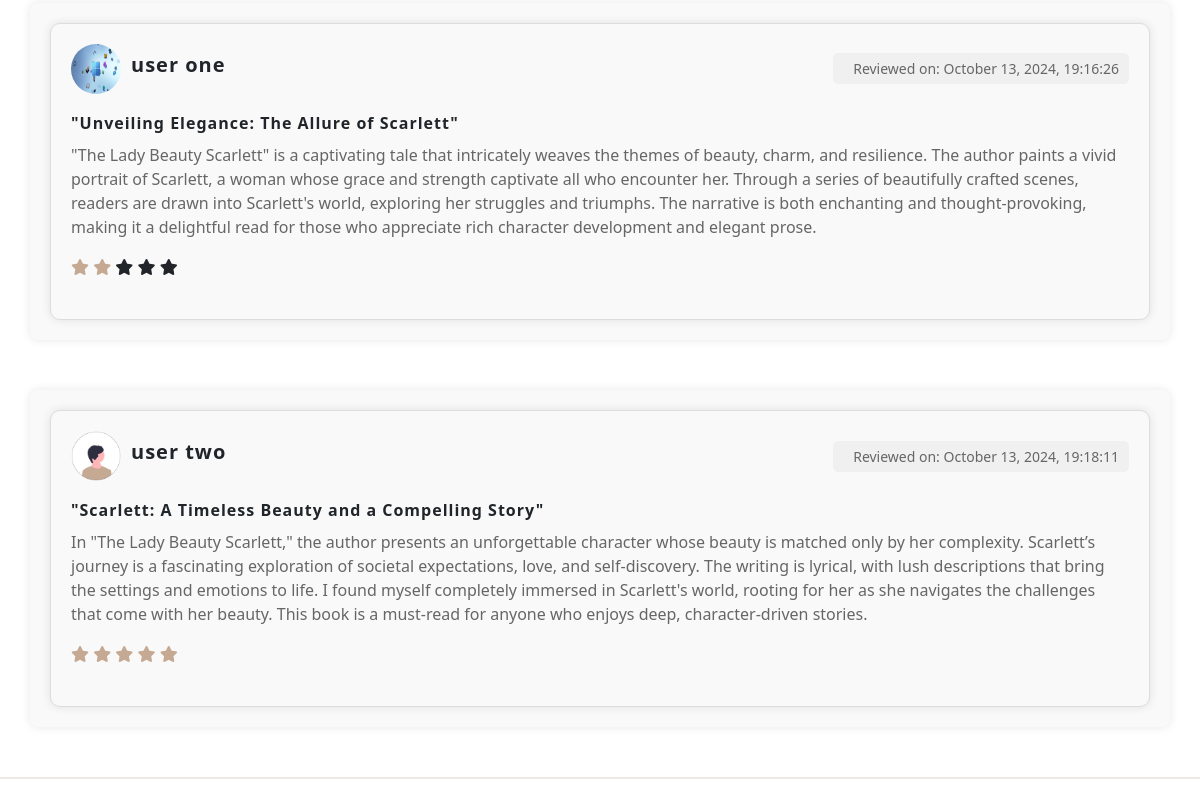
The page /add_review/8 (signed in, lower part) on the database as committed earlier.
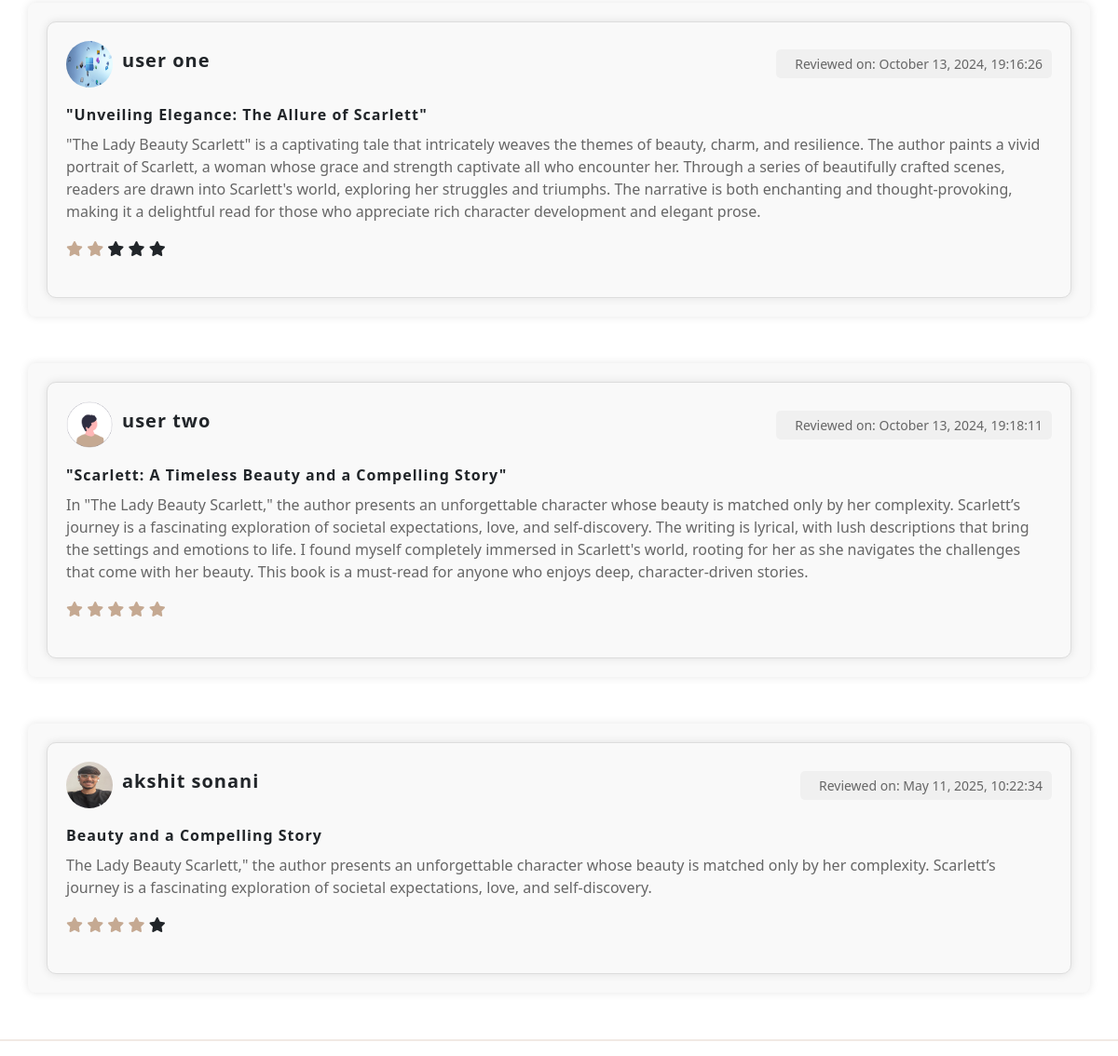
The same page on the database as committed later.
### user/models.py (models this page shows)
class Review(models.Model):
    id = models.AutoField(primary_key=True)
    book_name = models.CharField(max_length=255)
    user_name = models.CharField(max_length=255, null=True, blank=True)
    user_profile = models.CharField(max_length=255, null=True, blank=True)
    review_title = models.CharField(max_length=255, null=True, blank=True)
    review_description = models.TextField(null=True, blank=True)
    rating = models.IntegerField(default=1)  # Ensure a default value
    date = models.DateTimeField(default=timezone.now)  # Correct use of timezone.now

### user/views.py (the view, shortened to what this page needs)
# urls.py: path('add_review/<int:id>',add_review,name="add_review"),
def add_review(request, id):
    if 'email' not in request.session:
        messages.info(request, "Login First!")
        return redirect('signin')
    email = request.session['email']
    user = get_object_or_404(User, email=email)
    book = get_object_or_404(Book, id=id)
    reviews = Review.objects.filter(book_name=book.book_name)
    return render(request, 'add_review.html', {'book': book, 'user': user, 'reviews': reviews, 'star_range': range(1, 6)})

### user/templates/add_review.html (shortened to what this page needs)
{% load static %}
<!DOCTYPE html>
<html lang="en">
<head>
    <link href="https://cdn.jsdelivr.net/npm/bootstrap@5.3.1/dist/css/bootstrap.min.css" rel="stylesheet"
>
	<link rel="stylesheet" type="text/css" href="{% static 'css/normalize.css' %}">
	<link rel="stylesheet" type="text/css" href="{% static 'icomoon/icomoon.css' %}">
	<link rel="stylesheet" type="text/css" href="{% static 'css/vendor.css' %}">
	<link rel="stylesheet" type="text/css" href="{% static 'css/style.css' %}">
    <link rel="stylesheet" href="https://cdn.jsdelivr.net/npm/bootstrap-icons@1.11.3/font/bootstrap-icons.min.css">
<link rel="stylesheet" href="https://maxcdn.bootstrapcdn.com/bootstrap/4.0.0/css/bootstrap.min.css">
<link rel="stylesheet" href="https://cdnjs.cloudflare.com/ajax/libs/font-awesome/5.15.3/css/all.min.css">
    <link href="https://cdn.jsdelivr.net/npm/bootstrap@5.3.0-alpha1/dist/css/bootstrap.min.css" rel="stylesheet">
</head>
<body>
    {% for review in reviews %}
<div class="container">
    <div class="row">
      <div class="col-md-12">
        <div class="review-card">
          <div class="review-header">
            <img src="{{ review.user_profile }}" alt="User  Profile Picture" class="profile">
            <h5 class="reviewer-name">{{ review.user_name }}</h5>
            <div class="review-date-container">
              <span class="review-date">Reviewed on: {{ review.date|date:"F d, Y, H:i:s" }}</span>
            </div>
          </div>
          <div class="review-body">
            <h6 class="review-title">{{ review.review_title }}</h4>
            <p class="review-description">{{ review.review_description }}</p>
            <div class="star-rating">
                {% for i in star_range %}
                    <i class="fa fa-star {% if i <= review.rating %}checked{% endif %}"></i>
                {% endfor %}
            </div>
          </div>
        </div>
      </div>
    </div>
  </div>
  {% endfor %}
    <hr>
</body>
</html>

Rows that differ between the two databases and show on the page:
added Review: user_profile (picture), user_name "akshit sonani", date "May 11, 2025, 10:22:34", review_title "Beauty and a Compelling Story", review_description "The Lady Beauty Scarlett,\" the author presents an unforgettable character whose beauty is matched only by her complexity. Scarlett’s journey is a fascinating exploration of societal expectations, love, and self-discovery.", rating 4 (drawn)
